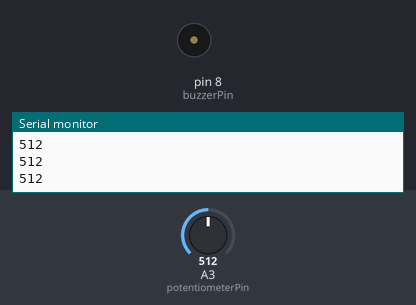
Recording of a sketch running on a simulated Arduino Uno, built with avr-gcc and run on an emulated ATmega328P. Shown: buzzer (waves = sounding, pin HIGH), the last lines printed to the serial monitor. The inputs (shaded band) are chosen by the test bench; at power-on: A3 (potentiometerPin) = 512.

Above: at 1.2 s.
1.3 s: A3 (potentiometerPin) set to 989
2.8 s: A3 (potentiometerPin) set to 1011
At 4.0 s:
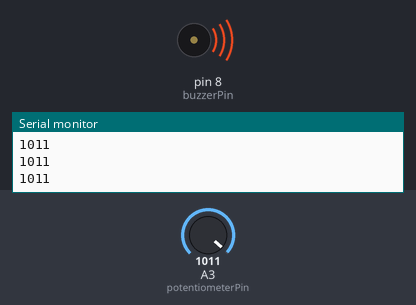
4.3 s: A3 (potentiometerPin) set to 990
At 5.1 s:
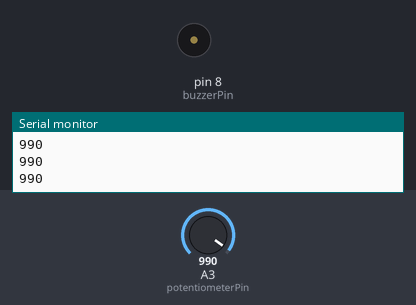
5.8 s: A3 (potentiometerPin) set to 1010
At 6.3 s:
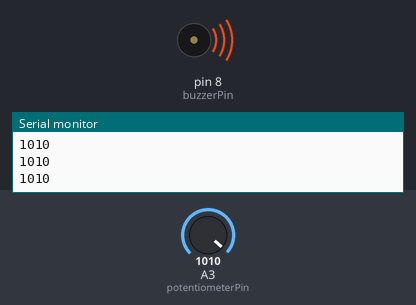
Timing chart, 0 to 8.3 s (numbered marks = the images above; inputs shaded):
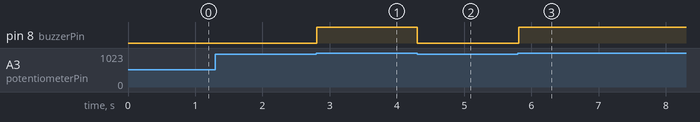

The sketch:

Buzzer_Active_Potentiometer.ino
```cpp
int potentiometerPin=A3;
int potentiometerVal;
int buzzerPin=8;
void setup() {
  // put your setup code here, to run once:
Serial.begin(9600);
pinMode(buzzerPin,OUTPUT);
pinMode(potentiometerPin,INPUT);
}

void loop() {
  // put your main code here, to run repeatedly:
  potentiometerVal=analogRead(potentiometerPin);
Serial.println(potentiometerVal);
while(potentiometerVal>1000){
  digitalWrite(buzzerPin,HIGH);
  potentiometerVal=analogRead(potentiometerPin);
  Serial.println(potentiometerVal);
  }
  digitalWrite(buzzerPin,LOW);
}
```

Measured:
- the behaviour switches between 1000 and 1001 on A3 (potentiometerPin) (found by bisection; images 0 and 1)
- after the input at 2.8 s, pin 8 (buzzerPin): LOW → HIGH at once
- after the input at 4.3 s, pin 8 (buzzerPin): HIGH → LOW at once
- after the input at 5.8 s, pin 8 (buzzerPin): LOW → HIGH at once
